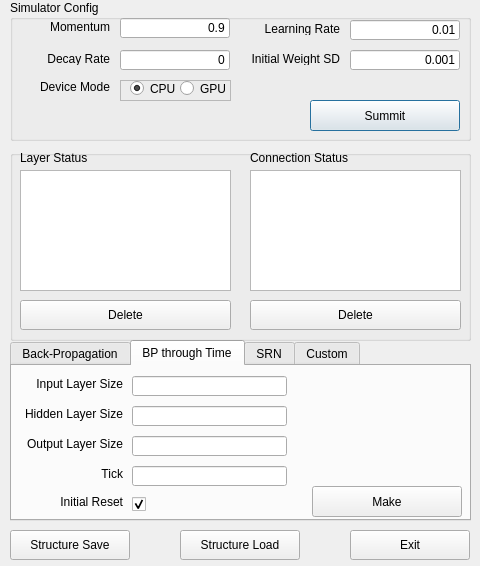
<?xml version="1.0" encoding="UTF-8"?>
<ui version="4.0">
 <class>Dialog</class>
 <widget class="QDialog" name="Dialog">
  <property name="geometry">
   <rect>
    <x>0</x>
    <y>0</y>
    <width>480</width>
    <height>566</height>
   </rect>
  </property>
  <property name="windowTitle">
   <string>Structure Setup</string>
  </property>
  <widget class="QGroupBox" name="config_GroupBox">
   <property name="geometry">
    <rect>
     <x>10</x>
     <y>0</y>
     <width>461</width>
     <height>141</height>
    </rect>
   </property>
   <property name="title">
    <string>Simulator Config</string>
   </property>
   <widget class="QLabel" name="momentum_Label">
    <property name="geometry">
     <rect>
      <x>10</x>
      <y>20</y>
      <width>90</width>
      <height>13</height>
     </rect>
    </property>
    <property name="text">
     <string>Momentum</string>
    </property>
    <property name="alignment">
     <set>Qt::AlignRight|Qt::AlignTrailing|Qt::AlignVCenter</set>
    </property>
   </widget>
   <widget class="QLabel" name="decayRate_label">
    <property name="geometry">
     <rect>
      <x>10</x>
      <y>52</y>
      <width>90</width>
      <height>13</height>
     </rect>
    </property>
    <property name="text">
     <string>Decay Rate</string>
    </property>
    <property name="alignment">
     <set>Qt::AlignRight|Qt::AlignTrailing|Qt::AlignVCenter</set>
    </property>
   </widget>
   <widget class="QLabel" name="initialWeightSD_Label">
    <property name="geometry">
     <rect>
      <x>240</x>
      <y>52</y>
      <width>90</width>
      <height>13</height>
     </rect>
    </property>
    <property name="text">
     <string>Initial Weight SD</string>
    </property>
    <property name="alignment">
     <set>Qt::AlignRight|Qt::AlignTrailing|Qt::AlignVCenter</set>
    </property>
   </widget>
   <widget class="QLineEdit" name="momentum_LineEdit">
    <property name="geometry">
     <rect>
      <x>110</x>
      <y>18</y>
      <width>110</width>
      <height>20</height>
     </rect>
    </property>
    <property name="text">
     <string>0.9</string>
    </property>
    <property name="alignment">
     <set>Qt::AlignRight|Qt::AlignTrailing|Qt::AlignVCenter</set>
    </property>
   </widget>
   <widget class="QLineEdit" name="decayRate_LineEdit">
    <property name="geometry">
     <rect>
      <x>110</x>
      <y>50</y>
      <width>110</width>
      <height>20</height>
     </rect>
    </property>
    <property name="text">
     <string>0</string>
    </property>
    <property name="alignment">
     <set>Qt::AlignRight|Qt::AlignTrailing|Qt::AlignVCenter</set>
    </property>
   </widget>
   <widget class="QLineEdit" name="initalWeightSD_LineEdit">
    <property name="geometry">
     <rect>
      <x>340</x>
      <y>50</y>
      <width>110</width>
      <height>20</height>
     </rect>
    </property>
    <property name="text">
     <string>0.001</string>
    </property>
    <property name="alignment">
     <set>Qt::AlignRight|Qt::AlignTrailing|Qt::AlignVCenter</set>
    </property>
   </widget>
   <widget class="QPushButton" name="summit_Button">
    <property name="geometry">
     <rect>
      <x>300</x>
      <y>100</y>
      <width>150</width>
      <height>31</height>
     </rect>
    </property>
    <property name="text">
     <string>Summit</string>
    </property>
   </widget>
   <widget class="QLabel" name="deviceMode_Label">
    <property name="geometry">
     <rect>
      <x>10</x>
      <y>80</y>
      <width>90</width>
      <height>13</height>
     </rect>
    </property>
    <property name="text">
     <string>Device Mode</string>
    </property>
    <property name="alignment">
     <set>Qt::AlignRight|Qt::AlignTrailing|Qt::AlignVCenter</set>
    </property>
   </widget>
   <widget class="QFrame" name="deviceMode_Frame">
    <property name="geometry">
     <rect>
      <x>110</x>
      <y>80</y>
      <width>111</width>
      <height>21</height>
     </rect>
    </property>
    <property name="frameShape">
     <enum>QFrame::StyledPanel</enum>
    </property>
    <property name="frameShadow">
     <enum>QFrame::Raised</enum>
    </property>
    <widget class="QRadioButton" name="deviceModeGPU_RadioButton">
     <property name="geometry">
      <rect>
       <x>60</x>
       <y>0</y>
       <width>50</width>
       <height>17</height>
      </rect>
     </property>
     <property name="text">
      <string>GPU</string>
     </property>
    </widget>
    <widget class="QRadioButton" name="deviceModeCPU_RadioButton">
     <property name="geometry">
      <rect>
       <x>10</x>
       <y>0</y>
       <width>50</width>
       <height>17</height>
      </rect>
     </property>
     <property name="text">
      <string>CPU</string>
     </property>
     <property name="checked">
      <bool>true</bool>
     </property>
    </widget>
   </widget>
   <widget class="QLineEdit" name="learningRate_LineEdit">
    <property name="geometry">
     <rect>
      <x>340</x>
      <y>20</y>
      <width>110</width>
      <height>20</height>
     </rect>
    </property>
    <property name="text">
     <string>0.01</string>
    </property>
    <property name="alignment">
     <set>Qt::AlignRight|Qt::AlignTrailing|Qt::AlignVCenter</set>
    </property>
   </widget>
   <widget class="QLabel" name="learningRate_Label">
    <property name="geometry">
     <rect>
      <x>240</x>
      <y>22</y>
      <width>90</width>
      <height>13</height>
     </rect>
    </property>
    <property name="text">
     <string>Learning Rate</string>
    </property>
    <property name="alignment">
     <set>Qt::AlignRight|Qt::AlignTrailing|Qt::AlignVCenter</set>
    </property>
   </widget>
  </widget>
  <widget class="QPushButton" name="structureSave_Button">
   <property name="geometry">
    <rect>
     <x>10</x>
     <y>530</y>
     <width>120</width>
     <height>30</height>
    </rect>
   </property>
   <property name="text">
    <string>Structure Save</string>
   </property>
  </widget>
  <widget class="QPushButton" name="structureLoad_Button">
   <property name="geometry">
    <rect>
     <x>180</x>
     <y>530</y>
     <width>120</width>
     <height>30</height>
    </rect>
   </property>
   <property name="text">
    <string>Structure Load</string>
   </property>
  </widget>
  <widget class="QPushButton" name="exit_Button">
   <property name="geometry">
    <rect>
     <x>350</x>
     <y>530</y>
     <width>120</width>
     <height>30</height>
    </rect>
   </property>
   <property name="text">
    <string>Exit</string>
   </property>
  </widget>
  <widget class="QTabWidget" name="structureWidget">
   <property name="geometry">
    <rect>
     <x>10</x>
     <y>340</y>
     <width>461</width>
     <height>181</height>
    </rect>
   </property>
   <property name="currentIndex">
    <number>1</number>
   </property>
   <widget class="QWidget" name="basicStructureBP_Tap">
    <attribute name="title">
     <string>Back-Propagation</string>
    </attribute>
    <widget class="QPushButton" name="structureBPMake_Button">
     <property name="geometry">
      <rect>
       <x>300</x>
       <y>120</y>
       <width>150</width>
       <height>31</height>
      </rect>
     </property>
     <property name="text">
      <string>Make</string>
     </property>
    </widget>
    <widget class="QLineEdit" name="structureBPHiddenLayerSize_LineEdit">
     <property name="enabled">
      <bool>true</bool>
     </property>
     <property name="geometry">
      <rect>
       <x>120</x>
       <y>40</y>
       <width>155</width>
       <height>20</height>
      </rect>
     </property>
    </widget>
    <widget class="QLabel" name="structureBPHiddenLayerSize_Label">
     <property name="geometry">
      <rect>
       <x>10</x>
       <y>40</y>
       <width>101</width>
       <height>16</height>
      </rect>
     </property>
     <property name="text">
      <string>Hidden Layer Size</string>
     </property>
     <property name="alignment">
      <set>Qt::AlignRight|Qt::AlignTrailing|Qt::AlignVCenter</set>
     </property>
    </widget>
    <widget class="QLineEdit" name="structureBPInputLayerSize_LineEdit">
     <property name="enabled">
      <bool>true</bool>
     </property>
     <property name="geometry">
      <rect>
       <x>120</x>
       <y>10</y>
       <width>155</width>
       <height>20</height>
      </rect>
     </property>
    </widget>
    <widget class="QLabel" name="structureBPOutputLayerSize_Label">
     <property name="geometry">
      <rect>
       <x>10</x>
       <y>70</y>
       <width>101</width>
       <height>16</height>
      </rect>
     </property>
     <property name="text">
      <string>Output Layer Size</string>
     </property>
     <property name="alignment">
      <set>Qt::AlignRight|Qt::AlignTrailing|Qt::AlignVCenter</set>
     </property>
    </widget>
    <widget class="QLabel" name="structureBPInputLayerSize_Label">
     <property name="geometry">
      <rect>
       <x>10</x>
       <y>10</y>
       <width>101</width>
       <height>16</height>
      </rect>
     </property>
     <property name="text">
      <string>Input Layer Size</string>
     </property>
     <property name="alignment">
      <set>Qt::AlignRight|Qt::AlignTrailing|Qt::AlignVCenter</set>
     </property>
    </widget>
    <widget class="QLineEdit" name="structureBPOutputLayerSize_LineEdit">
     <property name="enabled">
      <bool>true</bool>
     </property>
     <property name="geometry">
      <rect>
       <x>120</x>
       <y>70</y>
       <width>155</width>
       <height>20</height>
      </rect>
     </property>
    </widget>
   </widget>
   <widget class="QWidget" name="basicStructureBPTT_Tap">
    <attribute name="title">
     <string>BP through Time</string>
    </attribute>
    <widget class="QPushButton" name="structureBPTTMake_Button">
     <property name="geometry">
      <rect>
       <x>300</x>
       <y>120</y>
       <width>150</width>
       <height>31</height>
      </rect>
     </property>
     <property name="text">
      <string>Make</string>
     </property>
    </widget>
    <widget class="QLineEdit" name="structureBPTTHiddenLayerSize_LineEdit">
     <property name="enabled">
      <bool>true</bool>
     </property>
     <property name="geometry">
      <rect>
       <x>120</x>
       <y>40</y>
       <width>155</width>
       <height>20</height>
      </rect>
     </property>
    </widget>
    <widget class="QLabel" name="structureBPTTHiddenLayerSize_Label">
     <property name="geometry">
      <rect>
       <x>10</x>
       <y>40</y>
       <width>101</width>
       <height>16</height>
      </rect>
     </property>
     <property name="text">
      <string>Hidden Layer Size</string>
     </property>
     <property name="alignment">
      <set>Qt::AlignRight|Qt::AlignTrailing|Qt::AlignVCenter</set>
     </property>
    </widget>
    <widget class="QLineEdit" name="structureBPTTInputLayerSize_LineEdit">
     <property name="enabled">
      <bool>true</bool>
     </property>
     <property name="geometry">
      <rect>
       <x>120</x>
       <y>10</y>
       <width>155</width>
       <height>20</height>
      </rect>
     </property>
    </widget>
    <widget class="QLabel" name="structureBPTTOutputLayerSize_Label">
     <property name="geometry">
      <rect>
       <x>10</x>
       <y>70</y>
       <width>101</width>
       <height>16</height>
      </rect>
     </property>
     <property name="text">
      <string>Output Layer Size</string>
     </property>
     <property name="alignment">
      <set>Qt::AlignRight|Qt::AlignTrailing|Qt::AlignVCenter</set>
     </property>
    </widget>
    <widget class="QLabel" name="structureBPTTInputLayerSize_Label">
     <property name="geometry">
      <rect>
       <x>10</x>
       <y>10</y>
       <width>101</width>
       <height>16</height>
      </rect>
     </property>
     <property name="text">
      <string>Input Layer Size</string>
     </property>
     <property name="alignment">
      <set>Qt::AlignRight|Qt::AlignTrailing|Qt::AlignVCenter</set>
     </property>
    </widget>
    <widget class="QLineEdit" name="structureBPTTOutputLayerSize_LineEdit">
     <property name="enabled">
      <bool>true</bool>
     </property>
     <property name="geometry">
      <rect>
       <x>120</x>
       <y>70</y>
       <width>155</width>
       <height>20</height>
      </rect>
     </property>
    </widget>
    <widget class="QLineEdit" name="structureBPTTTick_LineEdit">
     <property name="enabled">
      <bool>true</bool>
     </property>
     <property name="geometry">
      <rect>
       <x>120</x>
       <y>100</y>
       <width>155</width>
       <height>20</height>
      </rect>
     </property>
    </widget>
    <widget class="QLabel" name="structureBPTTTick_Label">
     <property name="geometry">
      <rect>
       <x>10</x>
       <y>100</y>
       <width>101</width>
       <height>16</height>
      </rect>
     </property>
     <property name="text">
      <string>Tick</string>
     </property>
     <property name="alignment">
      <set>Qt::AlignRight|Qt::AlignTrailing|Qt::AlignVCenter</set>
     </property>
    </widget>
    <widget class="QLabel" name="structureBPTTInitialReset_Label">
     <property name="geometry">
      <rect>
       <x>20</x>
       <y>126</y>
       <width>91</width>
       <height>20</height>
      </rect>
     </property>
     <property name="text">
      <string>Initial Reset</string>
     </property>
     <property name="alignment">
      <set>Qt::AlignRight|Qt::AlignTrailing|Qt::AlignVCenter</set>
     </property>
    </widget>
    <widget class="QCheckBox" name="structureBPTTInitialReset_CheckBox">
     <property name="geometry">
      <rect>
       <x>120</x>
       <y>130</y>
       <width>16</width>
       <height>17</height>
      </rect>
     </property>
     <property name="text">
      <string/>
     </property>
     <property name="checked">
      <bool>true</bool>
     </property>
    </widget>
   </widget>
   <widget class="QWidget" name="basicStructureSRN_Tap">
    <attribute name="title">
     <string>SRN</string>
    </attribute>
    <widget class="QPushButton" name="structureSRNMake_Button">
     <property name="geometry">
      <rect>
       <x>300</x>
       <y>120</y>
       <width>150</width>
       <height>31</height>
      </rect>
     </property>
     <property name="text">
      <string>Make</string>
     </property>
    </widget>
    <widget class="QLineEdit" name="structureSRNOutputLayerSize_LineEdit">
     <property name="enabled">
      <bool>true</bool>
     </property>
     <property name="geometry">
      <rect>
       <x>120</x>
       <y>70</y>
       <width>155</width>
       <height>20</height>
      </rect>
     </property>
    </widget>
    <widget class="QLabel" name="structureSRNOutputLayerSize_Label">
     <property name="geometry">
      <rect>
       <x>10</x>
       <y>70</y>
       <width>101</width>
       <height>16</height>
      </rect>
     </property>
     <property name="text">
      <string>Output Layer Size</string>
     </property>
     <property name="alignment">
      <set>Qt::AlignRight|Qt::AlignTrailing|Qt::AlignVCenter</set>
     </property>
    </widget>
    <widget class="QLabel" name="structureSRNHiddenLayerSize_Label">
     <property name="geometry">
      <rect>
       <x>10</x>
       <y>40</y>
       <width>101</width>
       <height>16</height>
      </rect>
     </property>
     <property name="text">
      <string>Hidden Layer Size</string>
     </property>
     <property name="alignment">
      <set>Qt::AlignRight|Qt::AlignTrailing|Qt::AlignVCenter</set>
     </property>
    </widget>
    <widget class="QLineEdit" name="structureSRNHiddenLayerSize_LineEdit">
     <property name="enabled">
      <bool>true</bool>
     </property>
     <property name="geometry">
      <rect>
       <x>120</x>
       <y>40</y>
       <width>155</width>
       <height>20</height>
      </rect>
     </property>
    </widget>
    <widget class="QLineEdit" name="structureSRNInputLayerSize_LineEdit">
     <property name="enabled">
      <bool>true</bool>
     </property>
     <property name="geometry">
      <rect>
       <x>120</x>
       <y>10</y>
       <width>155</width>
       <height>20</height>
      </rect>
     </property>
    </widget>
    <widget class="QLabel" name="structureSRNInputLayerSize_Label">
     <property name="geometry">
      <rect>
       <x>10</x>
       <y>10</y>
       <width>101</width>
       <height>16</height>
      </rect>
     </property>
     <property name="text">
      <string>Input Layer Size</string>
     </property>
     <property name="alignment">
      <set>Qt::AlignRight|Qt::AlignTrailing|Qt::AlignVCenter</set>
     </property>
    </widget>
    <widget class="QLabel" name="structureSRNInitialReset_Label">
     <property name="geometry">
      <rect>
       <x>20</x>
       <y>100</y>
       <width>91</width>
       <height>20</height>
      </rect>
     </property>
     <property name="text">
      <string>Initial Reset</string>
     </property>
     <property name="alignment">
      <set>Qt::AlignRight|Qt::AlignTrailing|Qt::AlignVCenter</set>
     </property>
    </widget>
    <widget class="QCheckBox" name="structureSRNInitialReset_CheckBox">
     <property name="geometry">
      <rect>
       <x>120</x>
       <y>104</y>
       <width>16</width>
       <height>17</height>
      </rect>
     </property>
     <property name="text">
      <string/>
     </property>
     <property name="checked">
      <bool>true</bool>
     </property>
    </widget>
   </widget>
   <widget class="QWidget" name="basicStructureCustom_Tap">
    <attribute name="title">
     <string>Custom</string>
    </attribute>
    <widget class="QGroupBox" name="customLayer_GroupBox">
     <property name="geometry">
      <rect>
       <x>0</x>
       <y>0</y>
       <width>221</width>
       <height>151</height>
      </rect>
     </property>
     <property name="title">
      <string>Layer</string>
     </property>
     <widget class="QPushButton" name="layerAdd_Button">
      <property name="geometry">
       <rect>
        <x>10</x>
        <y>110</y>
        <width>201</width>
        <height>31</height>
       </rect>
      </property>
      <property name="text">
       <string>Add</string>
      </property>
     </widget>
     <widget class="QLineEdit" name="layerUnit_LineEdit">
      <property name="geometry">
       <rect>
        <x>60</x>
        <y>50</y>
        <width>150</width>
        <height>20</height>
       </rect>
      </property>
     </widget>
     <widget class="QLineEdit" name="layerName_LineEdit">
      <property name="geometry">
       <rect>
        <x>60</x>
        <y>20</y>
        <width>150</width>
        <height>20</height>
       </rect>
      </property>
     </widget>
     <widget class="QLabel" name="layerUnit_Label">
      <property name="geometry">
       <rect>
        <x>10</x>
        <y>50</y>
        <width>40</width>
        <height>16</height>
       </rect>
      </property>
      <property name="text">
       <string>Unit</string>
      </property>
      <property name="alignment">
       <set>Qt::AlignRight|Qt::AlignTrailing|Qt::AlignVCenter</set>
      </property>
     </widget>
     <widget class="QLabel" name="layerName_Label">
      <property name="geometry">
       <rect>
        <x>10</x>
        <y>20</y>
        <width>40</width>
        <height>16</height>
       </rect>
      </property>
      <property name="text">
       <string>Name</string>
      </property>
      <property name="alignment">
       <set>Qt::AlignRight|Qt::AlignTrailing|Qt::AlignVCenter</set>
      </property>
     </widget>
     <widget class="QCheckBox" name="layerReset_CheckBox">
      <property name="geometry">
       <rect>
        <x>60</x>
        <y>81</y>
        <width>16</width>
        <height>17</height>
       </rect>
      </property>
      <property name="text">
       <string/>
      </property>
      <property name="checked">
       <bool>true</bool>
      </property>
     </widget>
     <widget class="QLabel" name="layerReset_Label">
      <property name="geometry">
       <rect>
        <x>10</x>
        <y>80</y>
        <width>40</width>
        <height>16</height>
       </rect>
      </property>
      <property name="text">
       <string>Reset</string>
      </property>
      <property name="alignment">
       <set>Qt::AlignRight|Qt::AlignTrailing|Qt::AlignVCenter</set>
      </property>
     </widget>
    </widget>
    <widget class="QGroupBox" name="customConnection_GroupBox">
     <property name="geometry">
      <rect>
       <x>230</x>
       <y>0</y>
       <width>221</width>
       <height>151</height>
      </rect>
     </property>
     <property name="title">
      <string>Connection</string>
     </property>
     <widget class="QPushButton" name="connectionAdd_Button">
      <property name="geometry">
       <rect>
        <x>10</x>
        <y>110</y>
        <width>201</width>
        <height>30</height>
       </rect>
      </property>
      <property name="text">
       <string>Add</string>
      </property>
     </widget>
     <widget class="QComboBox" name="connectionFrom_ComboBox">
      <property name="geometry">
       <rect>
        <x>60</x>
        <y>50</y>
        <width>150</width>
        <height>22</height>
       </rect>
      </property>
     </widget>
     <widget class="QLabel" name="connectionName_Label">
      <property name="geometry">
       <rect>
        <x>10</x>
        <y>20</y>
        <width>40</width>
        <height>16</height>
       </rect>
      </property>
      <property name="text">
       <string>Name</string>
      </property>
      <property name="alignment">
       <set>Qt::AlignRight|Qt::AlignTrailing|Qt::AlignVCenter</set>
      </property>
     </widget>
     <widget class="QLineEdit" name="connectionName_LineEdit">
      <property name="geometry">
       <rect>
        <x>60</x>
        <y>20</y>
        <width>150</width>
        <height>20</height>
       </rect>
      </property>
     </widget>
     <widget class="QLabel" name="connectionFrom_Label">
      <property name="geometry">
       <rect>
        <x>10</x>
        <y>50</y>
        <width>40</width>
        <height>16</height>
       </rect>
      </property>
      <property name="text">
       <string>From</string>
      </property>
      <property name="alignment">
       <set>Qt::AlignRight|Qt::AlignTrailing|Qt::AlignVCenter</set>
      </property>
     </widget>
     <widget class="QComboBox" name="connectionTo_ComboBox">
      <property name="geometry">
       <rect>
        <x>60</x>
        <y>80</y>
        <width>150</width>
        <height>22</height>
       </rect>
      </property>
     </widget>
     <widget class="QLabel" name="connectionTo_Label">
      <property name="geometry">
       <rect>
        <x>10</x>
        <y>80</y>
        <width>40</width>
        <height>16</height>
       </rect>
      </property>
      <property name="text">
       <string>To</string>
      </property>
      <property name="alignment">
       <set>Qt::AlignRight|Qt::AlignTrailing|Qt::AlignVCenter</set>
      </property>
     </widget>
    </widget>
   </widget>
  </widget>
  <widget class="QGroupBox" name="status_GroupBox">
   <property name="geometry">
    <rect>
     <x>10</x>
     <y>150</y>
     <width>461</width>
     <height>191</height>
    </rect>
   </property>
   <property name="title">
    <string/>
   </property>
   <widget class="QLabel" name="basicHiddenLayer_Label_3">
    <property name="geometry">
     <rect>
      <x>240</x>
      <y>0</y>
      <width>111</width>
      <height>16</height>
     </rect>
    </property>
    <property name="text">
     <string>Connection Status</string>
    </property>
   </widget>
   <widget class="QLabel" name="basicHiddenLayer_Label_2">
    <property name="geometry">
     <rect>
      <x>10</x>
      <y>0</y>
      <width>111</width>
      <height>16</height>
     </rect>
    </property>
    <property name="text">
     <string>Layer Status</string>
    </property>
   </widget>
   <widget class="QPushButton" name="connectionDelete_Button">
    <property name="geometry">
     <rect>
      <x>240</x>
      <y>150</y>
      <width>211</width>
      <height>30</height>
     </rect>
    </property>
    <property name="text">
     <string>Delete</string>
    </property>
   </widget>
   <widget class="QListWidget" name="layer_ListWidget">
    <property name="geometry">
     <rect>
      <x>10</x>
      <y>20</y>
      <width>211</width>
      <height>121</height>
     </rect>
    </property>
   </widget>
   <widget class="QListWidget" name="connection_ListWidget">
    <property name="geometry">
     <rect>
      <x>240</x>
      <y>20</y>
      <width>211</width>
      <height>121</height>
     </rect>
    </property>
   </widget>
   <widget class="QPushButton" name="layerDelete_Button">
    <property name="geometry">
     <rect>
      <x>10</x>
      <y>150</y>
      <width>211</width>
      <height>30</height>
     </rect>
    </property>
    <property name="text">
     <string>Delete</string>
    </property>
   </widget>
  </widget>
 </widget>
 <resources/>
 <connections/>
</ui>
